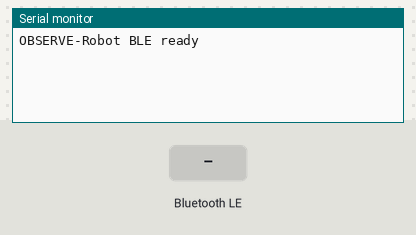
Simulated run of this sketch. Board: Arduino Nano 33 IoT. On the bench: the last lines printed to the serial monitor. The inputs (shaded band) are chosen by the test bench. Nothing arrives over Bluetooth unless stated; a phone connects over Bluetooth LE 3 s after start.

Above: at 1.2 s.
1.3 s: Bluetooth LE write "1" received
At 4.0 s:
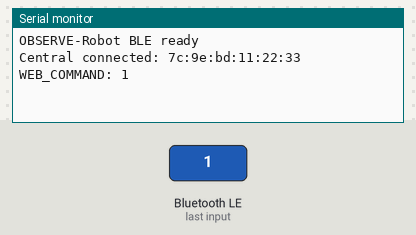
4.3 s: Bluetooth LE write "0" received
At 5.4 s:
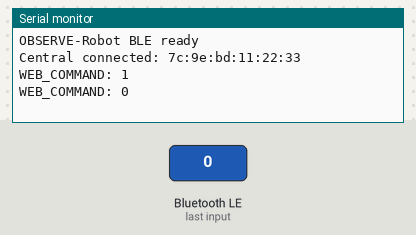

Measured:
- after the input at 1.3 s, the serial monitor: prints a new line after 1.7 s (image 1)
- after the input at 4.3 s, the serial monitor: prints a new line at once (image 2)

The sketch:

RobotBleBridge.ino
```cpp
#include <ArduinoBLE.h>

const char *deviceName = "OBSERVE-Robot";
BLEService robotService("19B10000-E8F2-537E-4F6C-D104768A1214");
BLEStringCharacteristic speechCharacteristic(
  "19B10001-E8F2-537E-4F6C-D104768A1214",
  BLERead | BLENotify,
  244
);
BLEStringCharacteristic commandCharacteristic(
  "19B10002-E8F2-537E-4F6C-D104768A1214",
  BLEWrite | BLEWriteWithoutResponse,
  244
);
BLEStringCharacteristic statusCharacteristic(
  "19B10003-E8F2-537E-4F6C-D104768A1214",
  BLERead | BLENotify,
  244
);

String serialLine = "";
unsigned long lastStatusMs = 0;

void setup() {
  Serial.begin(115200);
  while (!Serial && millis() < 4000) {
  }

  if (!BLE.begin()) {
    Serial.println("BLE start failed");
    while (true) {
    }
  }

  BLE.setLocalName(deviceName);
  BLE.setDeviceName(deviceName);
  BLE.setAdvertisedService(robotService);

  robotService.addCharacteristic(speechCharacteristic);
  robotService.addCharacteristic(commandCharacteristic);
  robotService.addCharacteristic(statusCharacteristic);
  BLE.addService(robotService);

  speechCharacteristic.writeValue("{\"text\":\"OBSERV-E robot is ready.\",\"priority\":\"normal\",\"eventType\":\"startup\"}");
  statusCharacteristic.writeValue("{\"text\":\"BLE ready\"}");

  BLE.advertise();
  Serial.println("OBSERVE-Robot BLE ready");
}

void loop() {
  BLEDevice central = BLE.central();

  if (central) {
    Serial.print("Central connected: ");
    Serial.println(central.address());
    statusCharacteristic.writeValue("{\"text\":\"Web app connected\"}");

    while (central.connected()) {
      BLE.poll();
      forwardSerialToBle();
      readWebCommands();
      sendHeartbeat();
    }

    Serial.println("Central disconnected");
    statusCharacteristic.writeValue("{\"text\":\"Web app disconnected\"}");
  } else {
    BLE.poll();
    forwardSerialToBle();
    readWebCommands();
    sendHeartbeat();
  }
}

void forwardSerialToBle() {
  while (Serial.available() > 0) {
    char c = (char)Serial.read();
    if (c == '\n') {
      serialLine.trim();
      if (serialLine.length() > 0) {
        speechCharacteristic.writeValue(serialLine.c_str());
      }
      serialLine = "";
    } else if (c != '\r') {
      serialLine += c;
    }
  }
}

void readWebCommands() {
  if (commandCharacteristic.written()) {
    String command = commandCharacteristic.value();
    Serial.print("WEB_COMMAND: ");
    Serial.println(command);
    statusCharacteristic.writeValue("{\"text\":\"Received web command\"}");
  }
}

void sendHeartbeat() {
  if (millis() - lastStatusMs > 15000) {
    lastStatusMs = millis();
    statusCharacteristic.writeValue("{\"text\":\"Robot heartbeat ok\"}");
  }
}
```
